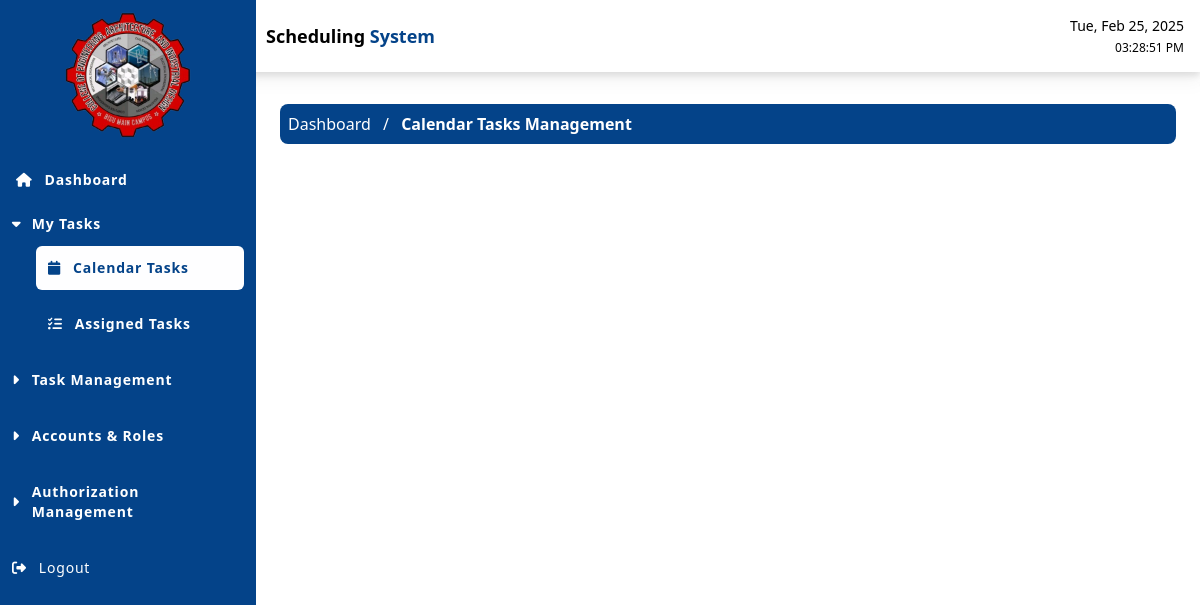
The app's page /src/pages/dashboard.php?page=my_tasks/calendar_tasks_management (signed in) with its own data.
### tables this page shows
CREATE TABLE `modules` (
  `id` int(11) NOT NULL,
  `module_name` varchar(255) NOT NULL,
  `module_alias` varchar(255) NOT NULL,
  `sequence_number` int(11) NOT NULL,
  `created_at` timestamp NOT NULL DEFAULT current_timestamp(),
  `updated_at` timestamp NOT NULL DEFAULT current_timestamp() ON UPDATE current_timestamp()
);

CREATE TABLE `pages` (
  `page_id` int(11) NOT NULL,
  `icon` varchar(100) DEFAULT NULL,
  `page_name` varchar(255) NOT NULL,
  `page_alias` varchar(255) NOT NULL,
  `module_id` int(11) DEFAULT NULL,
  `sequence_number` int(11) DEFAULT NULL,
  `is_active` varchar(1) DEFAULT '1',
  `created_at` timestamp NOT NULL DEFAULT current_timestamp(),
  `updated_at` timestamp NOT NULL DEFAULT current_timestamp() ON UPDATE current_timestamp()
);

### src/pages/main_query.php (called while the page is built, shortened)
<?php
$userID = $_SESSION['user']['id'];
function getModulesAndPages($conn, $user_id) {
    $modules = array();
    $roleQuery = "SELECT ur.role_id, r.role_name
                  FROM user_roles ur
                  JOIN roles r ON ur.role_id = r.role_id
                  WHERE ur.user_id = $user_id LIMIT 1";
    $roleResult = mysqli_query($conn, $roleQuery);
    $userRole = mysqli_fetch_assoc($roleResult);
    $role_id = $userRole['role_id'];
    $is_super_admin = ($userRole['role_name'] === 'Super Admin');
    $moduleQuery = $is_super_admin ?
        "SELECT *, 1 as module_can_view FROM modules ORDER BY sequence_number ASC" :
        "SELECT m.*,
                IF(EXISTS (
                    SELECT 1
                    FROM pages p
                    LEFT JOIN page_permissions pp ON p.page_id = pp.page_id
                    WHERE p.module_id = m.id
                      AND p.is_active = '1'
                      AND (pp.can_view = 1 OR pp.page_id IS NULL)
                ), 1, 0) as module_can_view
         FROM modules m
         LEFT JOIN module_permissions mp ON m.id = mp.module_id AND mp.role_id = $role_id
         ORDER BY m.sequence_number ASC";
    $moduleResult = mysqli_query($conn, $moduleQuery);
    while ($module = mysqli_fetch_assoc($moduleResult)) {
        if ($is_super_admin || $module['module_can_view'] == 1) {
            $module_id = $module['id'];
            $pageQuery = $is_super_admin ?
                "SELECT *, 1 as page_can_view
                 FROM pages
                 WHERE module_id = $module_id AND is_active = '1'
                 ORDER BY sequence_number ASC" :
                "SELECT p.*, pp.can_view as page_can_view
                 FROM pages p
                 LEFT JOIN page_permissions pp ON p.page_id = pp.page_id AND pp.role_id = $role_id
                 WHERE p.module_id = $module_id AND p.is_active = '1'
                 ORDER BY p.sequence_number ASC";
            $pageResult = mysqli_query($conn, $pageQuery);
            $pages = array();
            while ($page = mysqli_fetch_assoc($pageResult)) {
                if ($is_super_admin || $page['page_can_view'] == 1) {
                    $pages[] = $page;
                }
            }
            if (!empty($pages)) {
                $module['pages'] = $pages;
                $modules[] = $module;
            }
        }
    }
    return $modules;
}
?>

### src/pages/left_sidebar/sidebar_l.php (the view, shortened to what this page needs)
<ul class="flex flex-col text-sm font-sans  ">
    <div class='flex justify-center items-center'>
        <image src="../../resources/images/1738888990405-removebg-preview-removebg-preview.png" class='w-[150px] p-3'></image>
    </div>
    <li class="py-1 justify-center mt-2 hover:bg-[#3cc5dd] rounded-md">
        <a href="dashboard.php?page=dashboard" class="font-semibold flex ml-4  py-2  rounded-md hover:text-white items-center">
            <i class="fa-solid fa-house mr-3"></i> Dashboard
        </a>
    </li>
    <?php
    $modules = getModulesAndPages($conn, $userID);
    foreach ($modules as $module) {
        if (!empty($module['pages'])) {
            ?>
            <li class="p-3 ">
                <div class="treeview-parent">
                    <div class="flex items-center justify-between cursor-pointer">
                        <div class="flex items-center">
                            <i class="fas fa-caret-right mr-3 transition-transform duration-200 "></i>
                            <span class="text-white font-semibold"><?php echo htmlspecialchars($module['module_name']); ?></span>
                        </div>
                    </div>
                </div>
                <ul class="pl-6 mt-3 space-y-3">
                    <?php foreach ($module['pages'] as $page) { ?>
                        <li class="py-3  hover:bg-[#3cc5dd] rounded-md">
                            <a href="dashboard.php?page=<?php echo htmlspecialchars($module['module_alias'] . '/' . $page['page_alias']); ?>" class="flex font-semibold  items-center  px-3 hover:text-white">
                                <?php if (!empty($page['icon'])) { ?>
                                    <i class="<?php echo htmlspecialchars($page['icon']); ?> mr-3"></i>
                                <?php } ?>
                                <?php echo htmlspecialchars($page['page_name']); ?>
                            </a>
                        </li>
                    <?php } ?>
                </ul>
            </li>
        <?php }
    } ?>
    <li class="p-3  hover:bg-[#3cc5dd]">
        <a href="javascript:void(0);" onclick="logoutUser();" class="flex items-center text-white hover:text-white">
            <i class="fas fa-sign-out-alt mr-3"></i> Logout
        </a>
    </li>
</ul>

### src/header_cdn.php (style rules this page uses)
body { display: grid; grid-template-areas: " #sidebar #navbar" "sidebar main-content"; }
.sidebar-submenu { max-height: 0; overflow: hidden; transition: max-height 0.3s ease-out; }
.sidebar-submenu.active { max-height: 500px; transition: max-height 0.3s ease-in; }
.rotate-90 { transform: rotate(90deg); }

### src/pages/left_sidebar/sidebar_l.php (style rules this page uses)
.sidebar-submenu { max-height: 0; overflow: hidden; transition: max-height 0.3s ease-out; }
.sidebar-submenu.active { max-height: 500px; transition: max-height 0.3s ease-in; }
.rotate-90 { transform: rotate(90deg); }

### records on screen
modules: module_name "My Tasks"
pages: page_name "Calendar Tasks"
pages: page_name "Assigned Tasks"
modules: module_name "Task Management"
modules: module_name "Accounts & Roles"
modules: module_name "Authorization Management"

### other values on screen
implode(' <span class="mx-2 text-white">/</span> ', $breadcrumbs) "/"
$module_name "Calendar Tasks Management"
